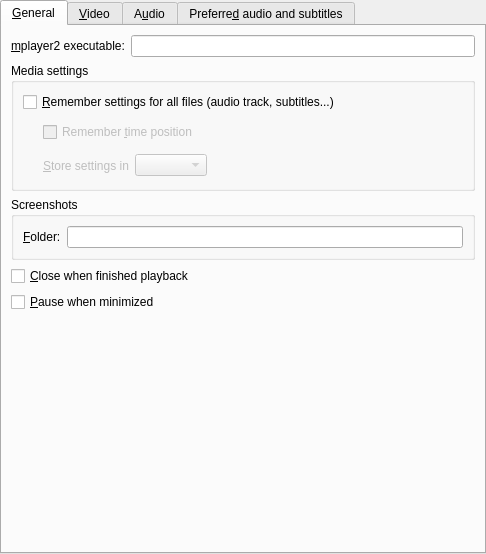
<?xml version="1.0" encoding="UTF-8"?>
<ui version="4.0">
 <class>PrefGeneral</class>
 <widget class="QWidget" name="PrefGeneral">
  <property name="geometry">
   <rect>
    <x>0</x>
    <y>0</y>
    <width>486</width>
    <height>554</height>
   </rect>
  </property>
  <layout class="QVBoxLayout">
   <property name="spacing">
    <number>0</number>
   </property>
   <property name="margin">
    <number>0</number>
   </property>
   <item>
    <widget class="QTabWidget" name="general_tab">
     <property name="currentIndex">
      <number>0</number>
     </property>
     <widget class="QWidget" name="tab">
      <attribute name="title">
       <string>&amp;General</string>
      </attribute>
      <layout class="QVBoxLayout">
       <item>
        <layout class="QHBoxLayout">
         <item>
          <widget class="QLabel" name="textLabel1_2">
           <property name="text">
            <string>&amp;mplayer2 executable:</string>
           </property>
           <property name="wordWrap">
            <bool>false</bool>
           </property>
           <property name="buddy">
            <cstring>mplayerbin_edit</cstring>
           </property>
          </widget>
         </item>
         <item>
          <widget class="FileChooser" name="mplayerbin_edit"/>
         </item>
        </layout>
       </item>
       <item>
        <widget class="QGroupBox" name="groupBox_3">
         <property name="title">
          <string>Media settings</string>
         </property>
         <layout class="QVBoxLayout">
          <item>
           <widget class="QCheckBox" name="remember_all_check">
            <property name="text">
             <string>&amp;Remember settings for all files (audio track, subtitles...)</string>
            </property>
           </widget>
          </item>
          <item>
           <layout class="QGridLayout">
            <item row="0" column="0" rowspan="2">
             <spacer>
              <property name="orientation">
               <enum>Qt::Horizontal</enum>
              </property>
              <property name="sizeType">
               <enum>QSizePolicy::Preferred</enum>
              </property>
              <property name="sizeHint" stdset="0">
               <size>
                <width>20</width>
                <height>61</height>
               </size>
              </property>
             </spacer>
            </item>
            <item row="0" column="1">
             <widget class="QCheckBox" name="remember_time_check">
              <property name="enabled">
               <bool>false</bool>
              </property>
              <property name="sizePolicy">
               <sizepolicy hsizetype="MinimumExpanding" vsizetype="Fixed">
                <horstretch>0</horstretch>
                <verstretch>0</verstretch>
               </sizepolicy>
              </property>
              <property name="text">
               <string>Remember &amp;time position</string>
              </property>
             </widget>
            </item>
            <item row="1" column="1">
             <layout class="QHBoxLayout">
              <item>
               <widget class="QLabel" name="filesettings_method_label">
                <property name="enabled">
                 <bool>false</bool>
                </property>
                <property name="text">
                 <string>&amp;Store settings in</string>
                </property>
                <property name="buddy">
                 <cstring>filesettings_method_combo</cstring>
                </property>
               </widget>
              </item>
              <item>
               <widget class="QComboBox" name="filesettings_method_combo">
                <property name="enabled">
                 <bool>false</bool>
                </property>
               </widget>
              </item>
              <item>
               <spacer>
                <property name="orientation">
                 <enum>Qt::Horizontal</enum>
                </property>
                <property name="sizeHint" stdset="0">
                 <size>
                  <width>40</width>
                  <height>20</height>
                 </size>
                </property>
               </spacer>
              </item>
             </layout>
            </item>
           </layout>
          </item>
         </layout>
        </widget>
       </item>
       <item>
        <widget class="QGroupBox" name="groupBox_2">
         <property name="enabled">
          <bool>true</bool>
         </property>
         <property name="title">
          <string>Screenshots</string>
         </property>
         <layout class="QGridLayout">
          <item row="0" column="0">
           <widget class="QLabel" name="screenshots_dir_label">
            <property name="enabled">
             <bool>true</bool>
            </property>
            <property name="text">
             <string>&amp;Folder:</string>
            </property>
            <property name="wordWrap">
             <bool>false</bool>
            </property>
            <property name="buddy">
             <cstring>screenshot_edit</cstring>
            </property>
           </widget>
          </item>
          <item row="0" column="1">
           <widget class="FileChooser" name="screenshot_edit">
            <property name="enabled">
             <bool>true</bool>
            </property>
           </widget>
          </item>
         </layout>
        </widget>
       </item>
       <item>
        <widget class="QCheckBox" name="close_on_finish_check">
         <property name="text">
          <string>&amp;Close when finished playback</string>
         </property>
        </widget>
       </item>
       <item>
        <widget class="QCheckBox" name="pause_if_hidden_check">
         <property name="text">
          <string>&amp;Pause when minimized</string>
         </property>
        </widget>
       </item>
       <item>
        <spacer>
         <property name="orientation">
          <enum>Qt::Vertical</enum>
         </property>
         <property name="sizeType">
          <enum>QSizePolicy::Expanding</enum>
         </property>
         <property name="sizeHint" stdset="0">
          <size>
           <width>438</width>
           <height>31</height>
          </size>
         </property>
        </spacer>
       </item>
      </layout>
     </widget>
     <widget class="QWidget" name="tab_3">
      <attribute name="title">
       <string>&amp;Video</string>
      </attribute>
      <layout class="QVBoxLayout">
       <item>
        <layout class="QHBoxLayout">
         <item>
          <widget class="QLabel" name="vo_label">
           <property name="text">
            <string>Ou&amp;tput driver:</string>
           </property>
           <property name="wordWrap">
            <bool>false</bool>
           </property>
           <property name="buddy">
            <cstring>vo_combo</cstring>
           </property>
          </widget>
         </item>
         <item>
          <widget class="QComboBox" name="vo_combo">
           <property name="sizePolicy">
            <sizepolicy hsizetype="Preferred" vsizetype="Fixed">
             <horstretch>0</horstretch>
             <verstretch>0</verstretch>
            </sizepolicy>
           </property>
           <property name="editable">
            <bool>false</bool>
           </property>
          </widget>
         </item>
         <item>
          <widget class="QLineEdit" name="vo_user_defined_edit"/>
         </item>
         <item>
          <widget class="QPushButton" name="vdpau_button">
           <property name="text">
            <string>Configu&amp;re...</string>
           </property>
          </widget>
         </item>
         <item>
          <spacer>
           <property name="orientation">
            <enum>Qt::Horizontal</enum>
           </property>
           <property name="sizeHint" stdset="0">
            <size>
             <width>81</width>
             <height>20</height>
            </size>
           </property>
          </spacer>
         </item>
        </layout>
       </item>
       <item>
        <widget class="Line" name="line_5">
         <property name="sizePolicy">
          <sizepolicy hsizetype="Expanding" vsizetype="Fixed">
           <horstretch>0</horstretch>
           <verstretch>0</verstretch>
          </sizepolicy>
         </property>
         <property name="orientation">
          <enum>Qt::Horizontal</enum>
         </property>
        </widget>
       </item>
       <item>
        <layout class="QHBoxLayout">
         <property name="spacing">
          <number>6</number>
         </property>
         <property name="margin">
          <number>0</number>
         </property>
         <item>
          <widget class="QLabel" name="label_7">
           <property name="text">
            <string>Dei&amp;nterlace by default (except for TV):</string>
           </property>
           <property name="buddy">
            <cstring>deinterlace_combo</cstring>
           </property>
          </widget>
         </item>
         <item>
          <widget class="QComboBox" name="deinterlace_combo">
           <property name="sizePolicy">
            <sizepolicy hsizetype="Expanding" vsizetype="Fixed">
             <horstretch>0</horstretch>
             <verstretch>0</verstretch>
            </sizepolicy>
           </property>
          </widget>
         </item>
         <item>
          <spacer>
           <property name="orientation">
            <enum>Qt::Horizontal</enum>
           </property>
           <property name="sizeHint" stdset="0">
            <size>
             <width>40</width>
             <height>20</height>
            </size>
           </property>
          </spacer>
         </item>
        </layout>
       </item>
       <item>
        <layout class="QHBoxLayout">
         <item>
          <widget class="QLabel" name="label_8">
           <property name="text">
            <string>Default &amp;zoom:</string>
           </property>
           <property name="buddy">
            <cstring>zoom_spin</cstring>
           </property>
          </widget>
         </item>
         <item>
          <widget class="QDoubleSpinBox" name="zoom_spin">
           <property name="minimum">
            <double>0.500000000000000</double>
           </property>
           <property name="maximum">
            <double>10.000000000000000</double>
           </property>
           <property name="singleStep">
            <double>0.100000000000000</double>
           </property>
           <property name="value">
            <double>1.000000000000000</double>
           </property>
          </widget>
         </item>
         <item>
          <spacer>
           <property name="orientation">
            <enum>Qt::Horizontal</enum>
           </property>
           <property name="sizeHint" stdset="0">
            <size>
             <width>40</width>
             <height>20</height>
            </size>
           </property>
          </spacer>
         </item>
        </layout>
       </item>
       <item>
        <widget class="Line" name="line_4">
         <property name="sizePolicy">
          <sizepolicy hsizetype="Expanding" vsizetype="Fixed">
           <horstretch>0</horstretch>
           <verstretch>0</verstretch>
          </sizepolicy>
         </property>
         <property name="orientation">
          <enum>Qt::Horizontal</enum>
         </property>
        </widget>
       </item>
       <item>
        <widget class="QCheckBox" name="eq2_check">
         <property name="text">
          <string>Use s&amp;oftware video equalizer</string>
         </property>
        </widget>
       </item>
       <item>
        <widget class="Line" name="line_3">
         <property name="sizePolicy">
          <sizepolicy hsizetype="Expanding" vsizetype="Fixed">
           <horstretch>0</horstretch>
           <verstretch>0</verstretch>
          </sizepolicy>
         </property>
         <property name="orientation">
          <enum>Qt::Horizontal</enum>
         </property>
        </widget>
       </item>
       <item>
        <widget class="QCheckBox" name="start_fullscreen_check">
         <property name="text">
          <string>Start videos in &amp;fullscreen</string>
         </property>
        </widget>
       </item>
       <item>
        <widget class="QCheckBox" name="blackborders_on_fs_check">
         <property name="text">
          <string>&amp;Add black borders on fullscreen</string>
         </property>
        </widget>
       </item>
       <item>
        <widget class="QCheckBox" name="screensaver_check">
         <property name="text">
          <string>Disable &amp;screensaver</string>
         </property>
        </widget>
       </item>
       <item>
        <widget class="QGroupBox" name="screensaver_group">
         <property name="title">
          <string>Screensaver</string>
         </property>
         <layout class="QVBoxLayout">
          <item>
           <widget class="QCheckBox" name="turn_screensaver_off_check">
            <property name="text">
             <string>Swit&amp;ch screensaver off</string>
            </property>
           </widget>
          </item>
          <item>
           <widget class="QCheckBox" name="avoid_screensaver_check">
            <property name="text">
             <string>Avoid &amp;screensaver</string>
            </property>
           </widget>
          </item>
         </layout>
        </widget>
       </item>
       <item>
        <spacer>
         <property name="orientation">
          <enum>Qt::Vertical</enum>
         </property>
         <property name="sizeHint" stdset="0">
          <size>
           <width>438</width>
           <height>41</height>
          </size>
         </property>
        </spacer>
       </item>
      </layout>
     </widget>
     <widget class="QWidget" name="video_and_audio_tab">
      <attribute name="title">
       <string>A&amp;udio</string>
      </attribute>
      <layout class="QVBoxLayout">
       <item>
        <layout class="QHBoxLayout">
         <item>
          <widget class="QLabel" name="ao_label">
           <property name="text">
            <string>Ou&amp;tput driver:</string>
           </property>
           <property name="wordWrap">
            <bool>false</bool>
           </property>
           <property name="buddy">
            <cstring>ao_combo</cstring>
           </property>
          </widget>
         </item>
         <item>
          <widget class="QComboBox" name="ao_combo">
           <property name="sizePolicy">
            <sizepolicy hsizetype="Preferred" vsizetype="Fixed">
             <horstretch>0</horstretch>
             <verstretch>0</verstretch>
            </sizepolicy>
           </property>
           <property name="editable">
            <bool>false</bool>
           </property>
          </widget>
         </item>
         <item>
          <widget class="QLineEdit" name="ao_user_defined_edit"/>
         </item>
         <item>
          <spacer>
           <property name="orientation">
            <enum>Qt::Horizontal</enum>
           </property>
           <property name="sizeHint" stdset="0">
            <size>
             <width>81</width>
             <height>20</height>
            </size>
           </property>
          </spacer>
         </item>
        </layout>
       </item>
       <item>
        <widget class="Line" name="line_6">
         <property name="sizePolicy">
          <sizepolicy hsizetype="Expanding" vsizetype="Fixed">
           <horstretch>0</horstretch>
           <verstretch>0</verstretch>
          </sizepolicy>
         </property>
         <property name="orientation">
          <enum>Qt::Horizontal</enum>
         </property>
        </widget>
       </item>
       <item>
        <widget class="QCheckBox" name="audio_equalizer_check">
         <property name="text">
          <string>&amp;Enable the audio equalizer</string>
         </property>
        </widget>
       </item>
       <item>
        <widget class="QCheckBox" name="hwac3_check">
         <property name="text">
          <string>&amp;AC3/DTS pass-through S/PDIF</string>
         </property>
        </widget>
       </item>
       <item>
        <layout class="QHBoxLayout">
         <property name="spacing">
          <number>6</number>
         </property>
         <property name="margin">
          <number>0</number>
         </property>
         <item>
          <widget class="QLabel" name="label">
           <property name="text">
            <string>C&amp;hannels by default:</string>
           </property>
           <property name="buddy">
            <cstring>channels_combo</cstring>
           </property>
          </widget>
         </item>
         <item>
          <widget class="QComboBox" name="channels_combo"/>
         </item>
         <item>
          <spacer>
           <property name="orientation">
            <enum>Qt::Horizontal</enum>
           </property>
           <property name="sizeHint" stdset="0">
            <size>
             <width>40</width>
             <height>20</height>
            </size>
           </property>
          </spacer>
         </item>
        </layout>
       </item>
       <item>
        <layout class="QHBoxLayout">
         <property name="spacing">
          <number>6</number>
         </property>
         <property name="margin">
          <number>0</number>
         </property>
         <item>
          <widget class="QLabel" name="label_6">
           <property name="text">
            <string>High speed &amp;playback without altering pitch</string>
           </property>
           <property name="buddy">
            <cstring>scaletempo_combo</cstring>
           </property>
          </widget>
         </item>
         <item>
          <widget class="TristateCombo" name="scaletempo_combo">
           <property name="sizePolicy">
            <sizepolicy hsizetype="Expanding" vsizetype="Fixed">
             <horstretch>0</horstretch>
             <verstretch>0</verstretch>
            </sizepolicy>
           </property>
          </widget>
         </item>
         <item>
          <spacer>
           <property name="orientation">
            <enum>Qt::Horizontal</enum>
           </property>
           <property name="sizeHint" stdset="0">
            <size>
             <width>40</width>
             <height>20</height>
            </size>
           </property>
          </spacer>
         </item>
        </layout>
       </item>
       <item>
        <widget class="QGroupBox" name="groupBox_4">
         <property name="title">
          <string>Volume</string>
         </property>
         <layout class="QVBoxLayout">
          <property name="margin">
           <number>4</number>
          </property>
          <item>
           <widget class="QCheckBox" name="global_volume_check">
            <property name="text">
             <string>Glo&amp;bal volume</string>
            </property>
           </widget>
          </item>
          <item>
           <layout class="QHBoxLayout">
            <property name="spacing">
             <number>6</number>
            </property>
            <property name="margin">
             <number>0</number>
            </property>
            <item>
             <widget class="QCheckBox" name="softvol_check">
              <property name="text">
               <string>Use s&amp;oftware volume control</string>
              </property>
             </widget>
            </item>
            <item>
             <spacer>
              <property name="orientation">
               <enum>Qt::Horizontal</enum>
              </property>
              <property name="sizeHint" stdset="0">
               <size>
                <width>20</width>
                <height>20</height>
               </size>
              </property>
             </spacer>
            </item>
            <item>
             <widget class="QLabel" name="amplification_label">
              <property name="enabled">
               <bool>false</bool>
              </property>
              <property name="text">
               <string>Ma&amp;x. Amplification:</string>
              </property>
              <property name="wordWrap">
               <bool>false</bool>
              </property>
              <property name="buddy">
               <cstring>softvol_max_spin</cstring>
              </property>
             </widget>
            </item>
            <item>
             <widget class="QSpinBox" name="softvol_max_spin">
              <property name="enabled">
               <bool>false</bool>
              </property>
              <property name="minimum">
               <number>10</number>
              </property>
              <property name="maximum">
               <number>10000</number>
              </property>
             </widget>
            </item>
           </layout>
          </item>
          <item>
           <widget class="QCheckBox" name="volnorm_check">
            <property name="text">
             <string>Volume &amp;normalization by default</string>
            </property>
           </widget>
          </item>
         </layout>
        </widget>
       </item>
       <item>
        <widget class="QGroupBox" name="groupBox_5">
         <property name="title">
          <string>Synchronization</string>
         </property>
         <layout class="QVBoxLayout">
          <property name="margin">
           <number>4</number>
          </property>
          <item>
           <layout class="QHBoxLayout">
            <item>
             <widget class="QCheckBox" name="autosync_check">
              <property name="text">
               <string>Audio/video auto &amp;synchronization</string>
              </property>
             </widget>
            </item>
            <item>
             <spacer>
              <property name="orientation">
               <enum>Qt::Horizontal</enum>
              </property>
              <property name="sizeType">
               <enum>QSizePolicy::Expanding</enum>
              </property>
              <property name="sizeHint" stdset="0">
               <size>
                <width>40</width>
                <height>31</height>
               </size>
              </property>
             </spacer>
            </item>
            <item>
             <widget class="QLabel" name="factor_label">
              <property name="enabled">
               <bool>false</bool>
              </property>
              <property name="text">
               <string>&amp;Factor:</string>
              </property>
              <property name="alignment">
               <set>Qt::AlignRight|Qt::AlignTrailing|Qt::AlignVCenter</set>
              </property>
              <property name="wordWrap">
               <bool>false</bool>
              </property>
              <property name="buddy">
               <cstring>autosync_spin</cstring>
              </property>
             </widget>
            </item>
            <item>
             <widget class="QSpinBox" name="autosync_spin">
              <property name="enabled">
               <bool>false</bool>
              </property>
              <property name="minimum">
               <number>0</number>
              </property>
              <property name="maximum">
               <number>1000</number>
              </property>
              <property name="value">
               <number>100</number>
              </property>
             </widget>
            </item>
           </layout>
          </item>
          <item>
           <layout class="QHBoxLayout">
            <item>
             <widget class="QCheckBox" name="use_mc_check">
              <property name="text">
               <string>A-V sync &amp;correction</string>
              </property>
             </widget>
            </item>
            <item>
             <spacer>
              <property name="orientation">
               <enum>Qt::Horizontal</enum>
              </property>
              <property name="sizeHint" stdset="0">
               <size>
                <width>40</width>
                <height>20</height>
               </size>
              </property>
             </spacer>
            </item>
            <item>
             <widget class="QLabel" name="mc_label">
              <property name="enabled">
               <bool>false</bool>
              </property>
              <property name="text">
               <string>&amp;Max. correction:</string>
              </property>
              <property name="buddy">
               <cstring>mc_spin</cstring>
              </property>
             </widget>
            </item>
            <item>
             <widget class="QDoubleSpinBox" name="mc_spin">
              <property name="enabled">
               <bool>false</bool>
              </property>
              <property name="maximum">
               <double>100.000000000000000</double>
              </property>
              <property name="singleStep">
               <double>0.100000000000000</double>
              </property>
             </widget>
            </item>
           </layout>
          </item>
         </layout>
        </widget>
       </item>
       <item>
        <spacer>
         <property name="orientation">
          <enum>Qt::Vertical</enum>
         </property>
         <property name="sizeType">
          <enum>QSizePolicy::Expanding</enum>
         </property>
         <property name="sizeHint" stdset="0">
          <size>
           <width>464</width>
           <height>20</height>
          </size>
         </property>
        </spacer>
       </item>
      </layout>
     </widget>
     <widget class="QWidget" name="tab_2">
      <attribute name="title">
       <string>Preferre&amp;d audio and subtitles</string>
      </attribute>
      <layout class="QVBoxLayout">
       <property name="spacing">
        <number>6</number>
       </property>
       <property name="margin">
        <number>9</number>
       </property>
       <item>
        <widget class="QLabel" name="preferred_desc">
         <property name="text">
          <string>&lt;Here it goes an explanation text&gt;
For translators: don't translate this text, it will be replaced with another one at runtime.</string>
         </property>
         <property name="wordWrap">
          <bool>true</bool>
         </property>
        </widget>
       </item>
       <item>
        <widget class="Line" name="line">
         <property name="sizePolicy">
          <sizepolicy hsizetype="Expanding" vsizetype="Fixed">
           <horstretch>0</horstretch>
           <verstretch>0</verstretch>
          </sizepolicy>
         </property>
         <property name="orientation">
          <enum>Qt::Horizontal</enum>
         </property>
        </widget>
       </item>
       <item>
        <layout class="QGridLayout">
         <property name="margin">
          <number>0</number>
         </property>
         <property name="spacing">
          <number>6</number>
         </property>
         <item row="1" column="2">
          <spacer>
           <property name="orientation">
            <enum>Qt::Horizontal</enum>
           </property>
           <property name="sizeHint" stdset="0">
            <size>
             <width>40</width>
             <height>20</height>
            </size>
           </property>
          </spacer>
         </item>
         <item row="2" column="2">
          <spacer>
           <property name="orientation">
            <enum>Qt::Horizontal</enum>
           </property>
           <property name="sizeHint" stdset="0">
            <size>
             <width>40</width>
             <height>20</height>
            </size>
           </property>
          </spacer>
         </item>
         <item row="2" column="1">
          <widget class="QLineEdit" name="subtitle_lang_edit"/>
         </item>
         <item row="1" column="0">
          <widget class="QLabel" name="textLabel1_20">
           <property name="text">
            <string>&amp;Audio:</string>
           </property>
           <property name="alignment">
            <set>Qt::AlignRight|Qt::AlignTrailing|Qt::AlignVCenter</set>
           </property>
           <property name="wordWrap">
            <bool>false</bool>
           </property>
           <property name="buddy">
            <cstring>audio_lang_edit</cstring>
           </property>
          </widget>
         </item>
         <item row="1" column="1">
          <widget class="QLineEdit" name="audio_lang_edit"/>
         </item>
         <item row="2" column="0">
          <widget class="QLabel" name="textLabel2_11">
           <property name="text">
            <string>Su&amp;btitles:</string>
           </property>
           <property name="alignment">
            <set>Qt::AlignRight|Qt::AlignTrailing|Qt::AlignVCenter</set>
           </property>
           <property name="wordWrap">
            <bool>false</bool>
           </property>
           <property name="buddy">
            <cstring>subtitle_lang_edit</cstring>
           </property>
          </widget>
         </item>
         <item row="0" column="0" colspan="3">
          <widget class="QLabel" name="label_5">
           <property name="text">
            <string>Preferred language:</string>
           </property>
          </widget>
         </item>
        </layout>
       </item>
       <item>
        <widget class="Line" name="line_2">
         <property name="orientation">
          <enum>Qt::Horizontal</enum>
         </property>
        </widget>
       </item>
       <item>
        <layout class="QGridLayout">
         <property name="margin">
          <number>0</number>
         </property>
         <property name="spacing">
          <number>6</number>
         </property>
         <item row="1" column="1">
          <widget class="QSpinBox" name="audio_track_spin">
           <property name="minimum">
            <number>1</number>
           </property>
           <property name="maximum">
            <number>99</number>
           </property>
          </widget>
         </item>
         <item row="1" column="0">
          <widget class="QLabel" name="label_3">
           <property name="text">
            <string>Audi&amp;o:</string>
           </property>
           <property name="alignment">
            <set>Qt::AlignRight|Qt::AlignTrailing|Qt::AlignVCenter</set>
           </property>
           <property name="buddy">
            <cstring>audio_track_spin</cstring>
           </property>
          </widget>
         </item>
         <item row="2" column="0">
          <widget class="QLabel" name="label_4">
           <property name="text">
            <string>&amp;Subtitle:</string>
           </property>
           <property name="alignment">
            <set>Qt::AlignRight|Qt::AlignTrailing|Qt::AlignVCenter</set>
           </property>
           <property name="buddy">
            <cstring>subtitle_track_spin</cstring>
           </property>
          </widget>
         </item>
         <item row="2" column="2">
          <spacer>
           <property name="orientation">
            <enum>Qt::Horizontal</enum>
           </property>
           <property name="sizeHint" stdset="0">
            <size>
             <width>151</width>
             <height>20</height>
            </size>
           </property>
          </spacer>
         </item>
         <item row="1" column="2">
          <spacer>
           <property name="orientation">
            <enum>Qt::Horizontal</enum>
           </property>
           <property name="sizeHint" stdset="0">
            <size>
             <width>151</width>
             <height>20</height>
            </size>
           </property>
          </spacer>
         </item>
         <item row="2" column="1">
          <widget class="QSpinBox" name="subtitle_track_spin">
           <property name="minimum">
            <number>1</number>
           </property>
          </widget>
         </item>
         <item row="0" column="0" colspan="3">
          <widget class="QLabel" name="label_2">
           <property name="text">
            <string>Or choose a track number:</string>
           </property>
          </widget>
         </item>
        </layout>
       </item>
       <item>
        <spacer>
         <property name="orientation">
          <enum>Qt::Vertical</enum>
         </property>
         <property name="sizeHint" stdset="0">
          <size>
           <width>20</width>
           <height>40</height>
          </size>
         </property>
        </spacer>
       </item>
      </layout>
     </widget>
    </widget>
   </item>
  </layout>
 </widget>
 <customwidgets>
  <customwidget>
   <class>TristateCombo</class>
   <extends>QComboBox</extends>
   <header>tristatecombo.h</header>
  </customwidget>
  <customwidget>
   <class>FileChooser</class>
   <extends>QLineEdit</extends>
   <header>filechooser.h</header>
  </customwidget>
 </customwidgets>
 <tabstops>
  <tabstop>general_tab</tabstop>
  <tabstop>mplayerbin_edit</tabstop>
  <tabstop>remember_all_check</tabstop>
  <tabstop>remember_time_check</tabstop>
  <tabstop>filesettings_method_combo</tabstop>
  <tabstop>screenshot_edit</tabstop>
  <tabstop>close_on_finish_check</tabstop>
  <tabstop>pause_if_hidden_check</tabstop>
  <tabstop>vo_combo</tabstop>
  <tabstop>vo_user_defined_edit</tabstop>
  <tabstop>vdpau_button</tabstop>
  <tabstop>deinterlace_combo</tabstop>
  <tabstop>zoom_spin</tabstop>
  <tabstop>eq2_check</tabstop>
  <tabstop>start_fullscreen_check</tabstop>
  <tabstop>blackborders_on_fs_check</tabstop>
  <tabstop>screensaver_check</tabstop>
  <tabstop>turn_screensaver_off_check</tabstop>
  <tabstop>avoid_screensaver_check</tabstop>
  <tabstop>ao_combo</tabstop>
  <tabstop>ao_user_defined_edit</tabstop>
  <tabstop>audio_equalizer_check</tabstop>
  <tabstop>hwac3_check</tabstop>
  <tabstop>channels_combo</tabstop>
  <tabstop>scaletempo_combo</tabstop>
  <tabstop>global_volume_check</tabstop>
  <tabstop>softvol_check</tabstop>
  <tabstop>softvol_max_spin</tabstop>
  <tabstop>volnorm_check</tabstop>
  <tabstop>autosync_check</tabstop>
  <tabstop>autosync_spin</tabstop>
  <tabstop>use_mc_check</tabstop>
  <tabstop>mc_spin</tabstop>
  <tabstop>audio_lang_edit</tabstop>
  <tabstop>subtitle_lang_edit</tabstop>
  <tabstop>audio_track_spin</tabstop>
  <tabstop>subtitle_track_spin</tabstop>
 </tabstops>
 <resources/>
 <connections>
  <connection>
   <sender>softvol_check</sender>
   <signal>toggled(bool)</signal>
   <receiver>softvol_max_spin</receiver>
   <slot>setEnabled(bool)</slot>
   <hints>
    <hint type="sourcelabel">
     <x>124</x>
     <y>256</y>
    </hint>
    <hint type="destinationlabel">
     <x>504</x>
     <y>256</y>
    </hint>
   </hints>
  </connection>
  <connection>
   <sender>softvol_check</sender>
   <signal>toggled(bool)</signal>
   <receiver>amplification_label</receiver>
   <slot>setEnabled(bool)</slot>
   <hints>
    <hint type="sourcelabel">
     <x>124</x>
     <y>256</y>
    </hint>
    <hint type="destinationlabel">
     <x>405</x>
     <y>256</y>
    </hint>
   </hints>
  </connection>
  <connection>
   <sender>remember_all_check</sender>
   <signal>toggled(bool)</signal>
   <receiver>remember_time_check</receiver>
   <slot>setEnabled(bool)</slot>
   <hints>
    <hint type="sourcelabel">
     <x>280</x>
     <y>323</y>
    </hint>
    <hint type="destinationlabel">
     <x>293</x>
     <y>355</y>
    </hint>
   </hints>
  </connection>
  <connection>
   <sender>remember_all_check</sender>
   <signal>toggled(bool)</signal>
   <receiver>filesettings_method_label</receiver>
   <slot>setEnabled(bool)</slot>
   <hints>
    <hint type="sourcelabel">
     <x>229</x>
     <y>233</y>
    </hint>
    <hint type="destinationlabel">
     <x>93</x>
     <y>298</y>
    </hint>
   </hints>
  </connection>
  <connection>
   <sender>remember_all_check</sender>
   <signal>toggled(bool)</signal>
   <receiver>filesettings_method_combo</receiver>
   <slot>setEnabled(bool)</slot>
   <hints>
    <hint type="sourcelabel">
     <x>229</x>
     <y>233</y>
    </hint>
    <hint type="destinationlabel">
     <x>181</x>
     <y>298</y>
    </hint>
   </hints>
  </connection>
  <connection>
   <sender>autosync_check</sender>
   <signal>toggled(bool)</signal>
   <receiver>autosync_spin</receiver>
   <slot>setEnabled(bool)</slot>
   <hints>
    <hint type="sourcelabel">
     <x>137</x>
     <y>385</y>
    </hint>
    <hint type="destinationlabel">
     <x>430</x>
     <y>386</y>
    </hint>
   </hints>
  </connection>
  <connection>
   <sender>autosync_check</sender>
   <signal>toggled(bool)</signal>
   <receiver>factor_label</receiver>
   <slot>setEnabled(bool)</slot>
   <hints>
    <hint type="sourcelabel">
     <x>137</x>
     <y>385</y>
    </hint>
    <hint type="destinationlabel">
     <x>361</x>
     <y>386</y>
    </hint>
   </hints>
  </connection>
  <connection>
   <sender>use_mc_check</sender>
   <signal>toggled(bool)</signal>
   <receiver>mc_label</receiver>
   <slot>setEnabled(bool)</slot>
   <hints>
    <hint type="sourcelabel">
     <x>90</x>
     <y>406</y>
    </hint>
    <hint type="destinationlabel">
     <x>341</x>
     <y>407</y>
    </hint>
   </hints>
  </connection>
  <connection>
   <sender>use_mc_check</sender>
   <signal>toggled(bool)</signal>
   <receiver>mc_spin</receiver>
   <slot>setEnabled(bool)</slot>
   <hints>
    <hint type="sourcelabel">
     <x>90</x>
     <y>406</y>
    </hint>
    <hint type="destinationlabel">
     <x>432</x>
     <y>407</y>
    </hint>
   </hints>
  </connection>
 </connections>
</ui>
